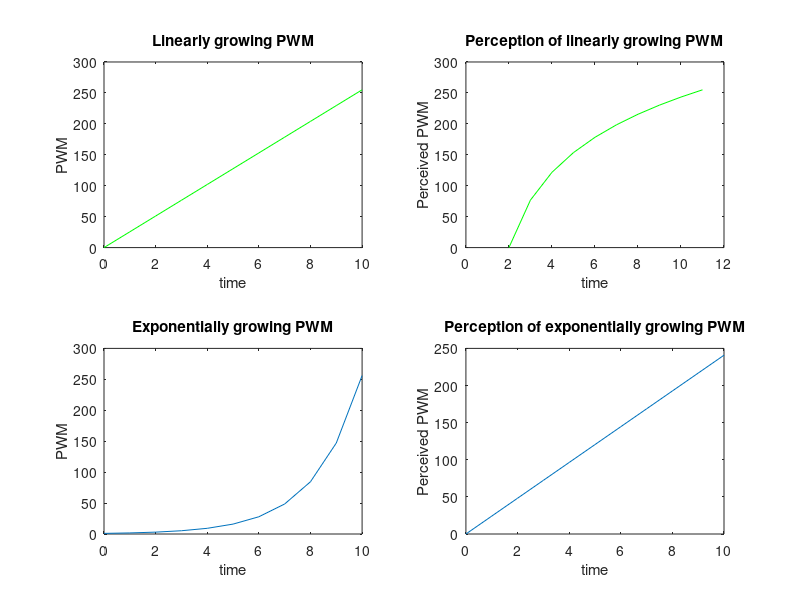

Source code (MATLAB):
linearPWM_plot = subplot(2, 2, 1);
linearPerception_plot = subplot(2, 2, 2);
exponentialPWM_plot = subplot(2, 2, 3);
exponentialPerception_plot = subplot(2, 2, 4);

time = 0:10;

linearPWM = time * 25.5;
linearPerception = log10(time) * 255;

step = time/12;
exponentialPWM = 2.^(time/1.25);
exponentialPerception = log10(exponentialPWM) * 100;

plot(linearPWM_plot, time, linearPWM, 'g');
title(linearPWM_plot, 'Linearly growing PWM');
xlabel(linearPWM_plot, 'time');
ylabel(linearPWM_plot, 'PWM');

plot(linearPerception_plot, linearPerception, 'g');
title(linearPerception_plot, 'Perception of linearly growing PWM');
xlabel(linearPerception_plot, 'time');
ylabel(linearPerception_plot, 'Perceived PWM');

plot(exponentialPWM_plot, time, exponentialPWM);
title(exponentialPWM_plot, 'Exponentially growing PWM');
xlabel(exponentialPWM_plot, 'time');
ylabel(exponentialPWM_plot, 'PWM');

plot(exponentialPerception_plot, time, exponentialPerception);
title(exponentialPerception_plot, 'Perception of exponentially growing PWM');
xlabel(exponentialPerception_plot, 'time');
ylabel(exponentialPerception_plot, 'Perceived PWM');
